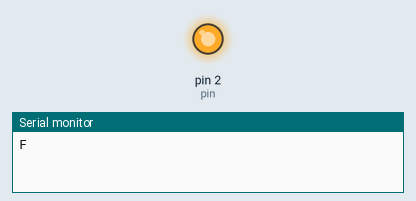
Simulated run of this sketch. Board: Arduino Uno, built with avr-gcc and run on an emulated ATmega328P. Shown: output pins drawn as LEDs (lit = HIGH), the last lines printed to the serial monitor.

Above: at 0.5 s.
At 63.0 s:
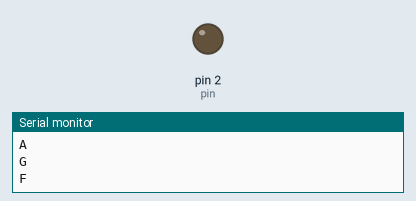
Timing chart, 0 to 67.6 s (numbered marks = the images above):
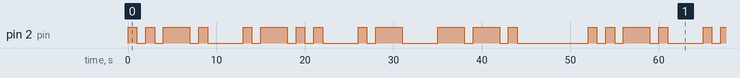

The sketch:

lab02.ino
```cpp
int pin = 2;                 // 定義 LED 燈腳位
const int t_interval = 1000; // 單位間隔時間為 1000 毫秒
void setup()
{
    Serial.begin(115200);
    pinMode(pin, OUTPUT); // 設定 pin 腳位為輸出腳位
}
void dot() // 傳送"點"
{
    digitalWrite(pin, HIGH); // 亮起 LED 燈
    delay(t_interval);
    digitalWrite(pin, LOW);
    delay(t_interval);
}
void dash() // 傳送"劃"
{
    digitalWrite(pin, HIGH);
    delay(t_interval * 3);
    digitalWrite(pin, LOW);
    delay(t_interval);
}
void loop()
{
    Serial.println("F");
    dot();
    dot();
    dash();
    dot();                 // 利用 2 種函式進行不同閃爍來表示 F
    delay(t_interval * 3); // 每個字母間隔 3000 毫秒
    Serial.println("L");
    dot();
    dash();
    dot();
    dot(); // L
    delay(t_interval * 3);
    Serial.println("A");
    dot();
    dash(); // A
    delay(t_interval * 3);
    Serial.println("G");
    dash();
    dash();
    dot(); // G
    delay(t_interval * 7);
}
```

Measured:
- by itself, pin 2 (pin): moves between LOW and HIGH, repeating every 52.0 s
- by itself, everything shown: repeats every 52.0 s, in 26 steps
